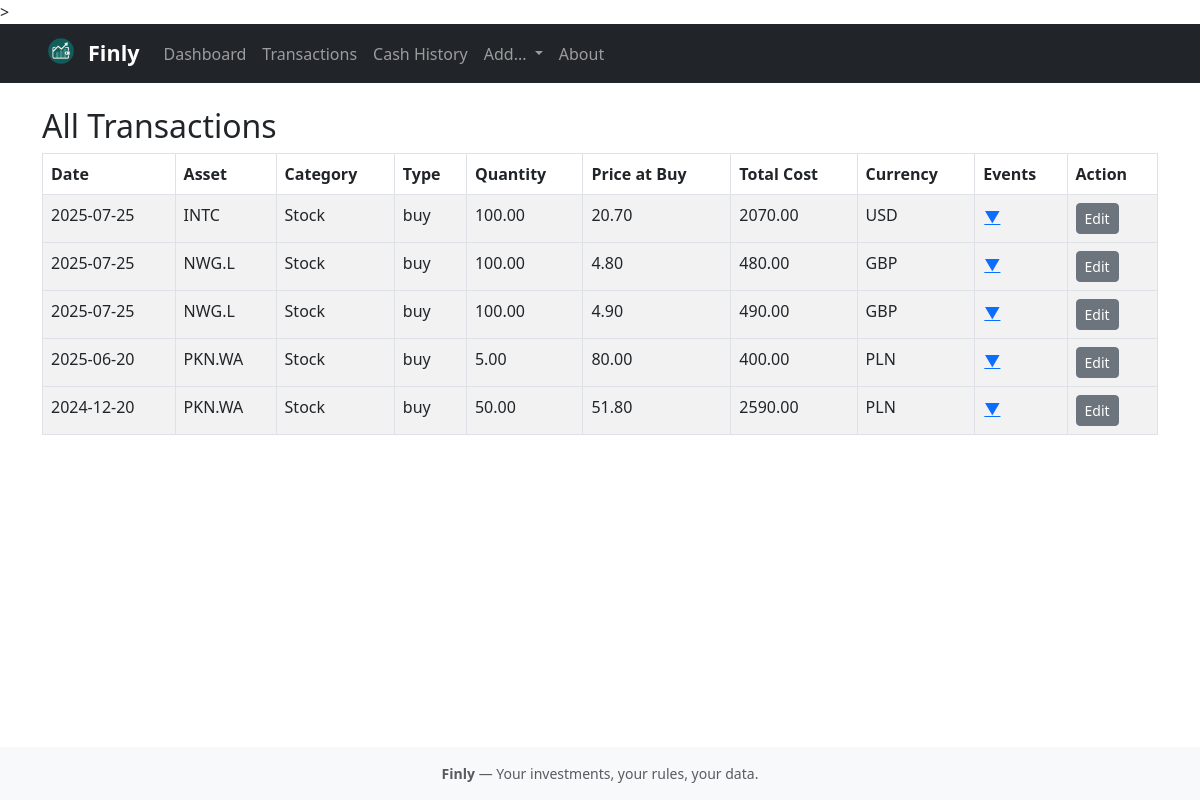
Screenshot of /transactions/ with the database file from the repository.
### tables this page shows
CREATE TABLE transactions (
    id INTEGER PRIMARY KEY AUTOINCREMENT,
    date TEXT,
    asset TEXT,
    type TEXT,
    quantity REAL,
    price REAL,
    currency TEXT,
    category TEXT
);

### routes/transactions.py (the view)
@transactions_bp.route('/')
def all_transactions():
    db = get_db()
    cur = db.cursor()
    cur.execute("SELECT * FROM transactions ORDER BY date DESC")
    transactions = cur.fetchall()
    return render_template('transactions.html', transactions=transactions)

### db.py (called while the page is built)
def get_db():
    if "db" not in g:
        g.db = sqlite3.connect(DB_PATH, check_same_thread=False)
    return g.db

### templates/transactions.html (shortened to what this page needs)
{% extends "base.html" %}
{% block content %}
<h2>All Transactions</h2>
<table class="table table-bordered table-striped">
  <thead>
    <tr>
      <th>Date</th>
      <th>Asset</th>
      <th>Category</th>
      <th>Type</th>
      <th>Quantity</th>
      <th>Price at Buy</th>
      <th>Total Cost</th>
      <th>Currency</th>
      <th>Events</th>
      <th>Action</th>
    </tr>
  </thead>
  <tbody>
    {% for tx in transactions %}
    <tr>
      <td>{{ tx[1] }}</td>
      <td>{{ tx[2] }}</td>
      <td>{{ tx[7] }}</td>
      <td>{{ tx[3] }}</td>
      <td>{{ "%.2f"|format(tx[4]) }}</td>
      <td>{{ "%.2f"|format(tx[5]) }}</td>
      <td>{{ "%.2f"|format(tx[4] * tx[5]) }}</td>
      <td>{{ tx[6] }}</td>
      <td>
        <button class="btn btn-link p-0 show-events-btn" data-symbol="{{ tx[2] }}" data-row="{{ tx[0] }}">&#x25BC;</button>
      </td>
      <td>
        <a class="btn btn-sm btn-secondary" href="{{ url_for('transactions.edit_transaction', tx_id=tx[0]) }}">Edit</a>
      </td>
    </tr>
    {% endfor %}
  </tbody>
</table>
{% endblock %}

### templates/base.html (shortened to what this page needs)
<!DOCTYPE html>
<html lang="en">
<head>
  <link href="https://cdn.jsdelivr.net/npm/bootstrap@5.3.0/dist/css/bootstrap.min.css" rel="stylesheet">
</head>
<body class="d-flex flex-column min-vh-100">>
  <nav class="navbar navbar-expand-lg navbar-dark bg-dark mb-4">
    <div class="container">
      <a class="navbar-brand d-flex align-items-center" href="{{ url_for('dashboard.dashboard') }}">
        <img src="{{ url_for('static', filename='logo.png') }}" alt="Finly Logo" height="38" class="me-2" style="margin-top:-5px;">
        <span class="fw-bold" style="font-size:1.35rem;">Finly</span>
      </a>
      <div class="collapse navbar-collapse" id="navbarContent">
        <ul class="navbar-nav me-auto mb-2 mb-lg-0">
          <li class="nav-item">
            <a class="nav-link" href="{{ url_for('dashboard.dashboard') }}">Dashboard</a>
          </li>
          <li class="nav-item">
            <a class="nav-link" href="{{ url_for('transactions.all_transactions') }}">Transactions</a>
          </li>
          <li class="nav-item">
            <a class="nav-link" href="{{ url_for('cash.cash_history') }}">Cash History</a>
          </li>
          <li class="nav-item dropdown">
            <a class="nav-link dropdown-toggle" href="#" id="addDropdown" role="button" data-bs-toggle="dropdown" aria-expanded="false">
              Add...
            </a>
          </li>
          <li class="nav-item">
            <a class="nav-link" href="{{ url_for('about.about') }}">About</a>
          </li>
        </ul>
      </div>
    </div>
  </nav>
  <div class="container">
    {% block content %}{% endblock %}
  </div>
  <footer class="mt-auto text-center text-muted py-3 small" style="background: #f8f9fa;">
  <span><b>Finly</b> — Your investments, your rules, your data.</span>
  </footer>
</body>
</html>

### rows the page displays
transactions: date "2025-07-25", asset "INTC", category "Stock", type "buy", quantity "100.00", price "20.70", tx[4]*tx[5] "2070.00", currency "USD"
transactions: date "2025-07-25", asset "NWG.L", category "Stock", type "buy", quantity "100.00", price "4.80", tx[4]*tx[5] "480.00", currency "GBP"
transactions: date "2025-07-25", asset "NWG.L", category "Stock", type "buy", quantity "100.00", price "4.90", tx[4]*tx[5] "490.00", currency "GBP"
transactions: date "2025-06-20", asset "PKN.WA", category "Stock", type "buy", quantity "5.00", price "80.00", tx[4]*tx[5] "400.00", currency "PLN"
transactions: date "2024-12-20", asset "PKN.WA", category "Stock", type "buy", quantity "50.00", price "51.80", tx[4]*tx[5] "2590.00", currency "PLN"
